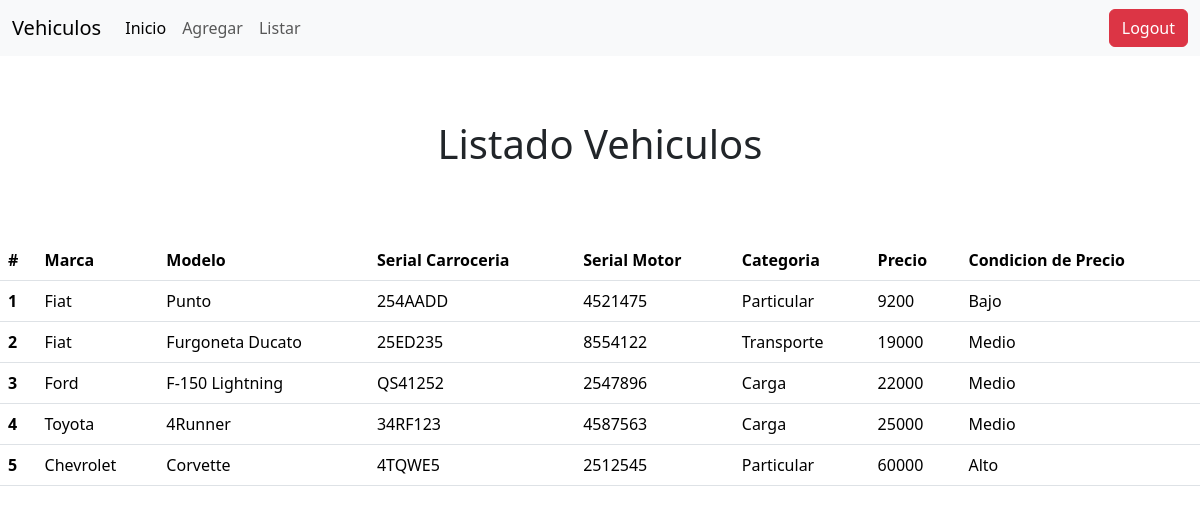
Page /vehiculos/listado/ (signed in) on the committed database.
### vehiculo/models.py (models this page shows, shortened)
class Vehiculo(models.Model):
    MARCAS = [
        ('Fiat','Fiat'),
        ('Chevrolet','Chevrolet'),
        ('Ford','Ford'),
        ('Toyota','Toyota')
    ]
    CATEGORIAS = [
        ('Particular','Particular'),
        ('Transporte','Transporte'),
        ('Carga','Carga')
    ]
    marca = models.CharField(max_length=20, choices=MARCAS, default='Ford')
    modelo = models.CharField(max_length=100)
    serial_carroceria = models.CharField(max_length=50)
    serial_motor = models.CharField(max_length=50)
    categoria = models.CharField(max_length=20, choices=CATEGORIAS, default='Particular')
    precio = models.PositiveIntegerField()
    fecha_creacion = models.DateField(auto_now_add=True)
    fecha_modificacion = models.DateField(auto_now=True)

### vehiculo/views.py (the view, shortened to what this page needs)
# urls.py: path('listado/', VehiculoListView.as_view(), name="listado"),
class VehiculoListView(LoginRequiredMixin, PermissionRequiredMixin, ListView):
    model = Vehiculo
    template_name = "vehiculo/lista_vehiculos.html"
    context_object_name = 'vehiculos'
    permission_required = 'vehiculo.visualizar_catalogo'

### templates/vehiculo/lista_vehiculos.html (shortened to what this page needs)
{% extends "layouts/base.html" %}
{% load static %}
{% block contenido %}
<header class="container py-5">
    <section>
        <h1 class="text-center py-3">Listado Vehiculos</h1>
    </section>
</header>
<main>
    <section>
        <table class="table">
            <thead>
              <tr>
                <th scope="col">#</th>
                <th scope="col">Marca</th>
                <th scope="col">Modelo</th>
                <th scope="col">Serial Carroceria</th>
                <th scope="col">Serial Motor</th>
                <th scope="col">Categoria</th>
                <th scope="col">Precio</th>
                <th scope="col">Condicion de Precio</th>
              </tr>
            </thead>
            <tbody>
                {% for v in vehiculos %}
                <tr>
                    <th scope="row">{{v.id}}</th>
                    <td>{{v.marca}}</td>
                    <td>{{v.modelo}}</td>
                    <td>{{v.serial_carroceria}}</td>
                    <td>{{v.serial_motor}}</td>
                    <td>{{v.categoria}}</td>
                    <td>{{v.precio}}</td>
                    {% if v.precio <= 10000 %}
                        <td>Bajo</td>
                    {% elif v.precio <= 30000 %}
                        <td>Medio</td>
                    {% else %}
                        <td>Alto</td>
                    {% endif %}
                  </tr>
                {% endfor %}
            </tbody>
          </table>
    </section>
</main>
{% endblock contenido %}

### templates/layouts/base.html (shortened to what this page needs)
{% load static %}
<!DOCTYPE html>
<html lang="en">
<head>
    <link href="https://cdn.jsdelivr.net/npm/bootstrap@5.3.3/dist/css/bootstrap.min.css" rel="stylesheet">
    <link rel="stylesheet" href="{% static "css/style.css" %}">
</head>
<body>
    {% include "partials/navegacion.html" %}
    {% block contenido %}
    {% endblock contenido %}
</body>
</html>

### templates/partials/navegacion.html (shortened to what this page needs)
<nav class="navbar navbar-expand-lg bg-body-tertiary">
    <div class="container-fluid">
      <a class="navbar-brand" href="#">Vehiculos</a>
      <div class="collapse navbar-collapse" id="navbarNavAltMarkup">
        <div class="navbar-nav">
          <a class="nav-link active" aria-current="page" href="{% url "home" %}">Inicio</a>
          {% if user.is_authenticated %}
            {% if perms.vehiculo.add_vehiculo %}
              <a class="nav-link" href="{% url "registro" %}">Agregar</a>
            {% endif %}
            {% if perms.vehiculo.visualizar_catalogo %}
              <a class="nav-link" href="{% url "listado" %}">Listar</a>
            {% endif %}
          {% endif %}
        </div>
      </div>
      <div class = "nav justify-content-end">
        {% if not user.is_authenticated %}
          <a class="nav-link" href="{% url "login" %}">Login</a>
          <a class="nav-link" href="{% url "reg_usuario" %}">Registrar</a>
        {% else %}
        <form method="post" action="{% url "salida" %}" class="ms-3">
          <button type="input" class="btn btn-danger">Logout</button>
        </form>
        {% endif %}
      </div>
    </div>
  </nav>

### rows in the picture
Vehiculo: id "1", marca "Fiat", modelo "Punto", serial_carroceria "254AADD", serial_motor "4521475", categoria "Particular", precio "9200", shows "Bajo"
Vehiculo: id "2", marca "Fiat", modelo "Furgoneta Ducato", serial_carroceria "25ED235", serial_motor "8554122", categoria "Transporte", precio "19000", shows "Medio"
Vehiculo: id "3", marca "Ford", modelo "F-150 Lightning", serial_carroceria "QS41252", serial_motor "2547896", categoria "Carga", precio "22000", shows "Medio"
Vehiculo: id "4", marca "Toyota", modelo "4Runner", serial_carroceria "34RF123", serial_motor "4587563", categoria "Carga", precio "25000", shows "Medio"
Vehiculo: id "5", marca "Chevrolet", modelo "Corvette", serial_carroceria "4TQWE5", serial_motor "2512545", categoria "Particular", precio "60000", shows "Alto"
